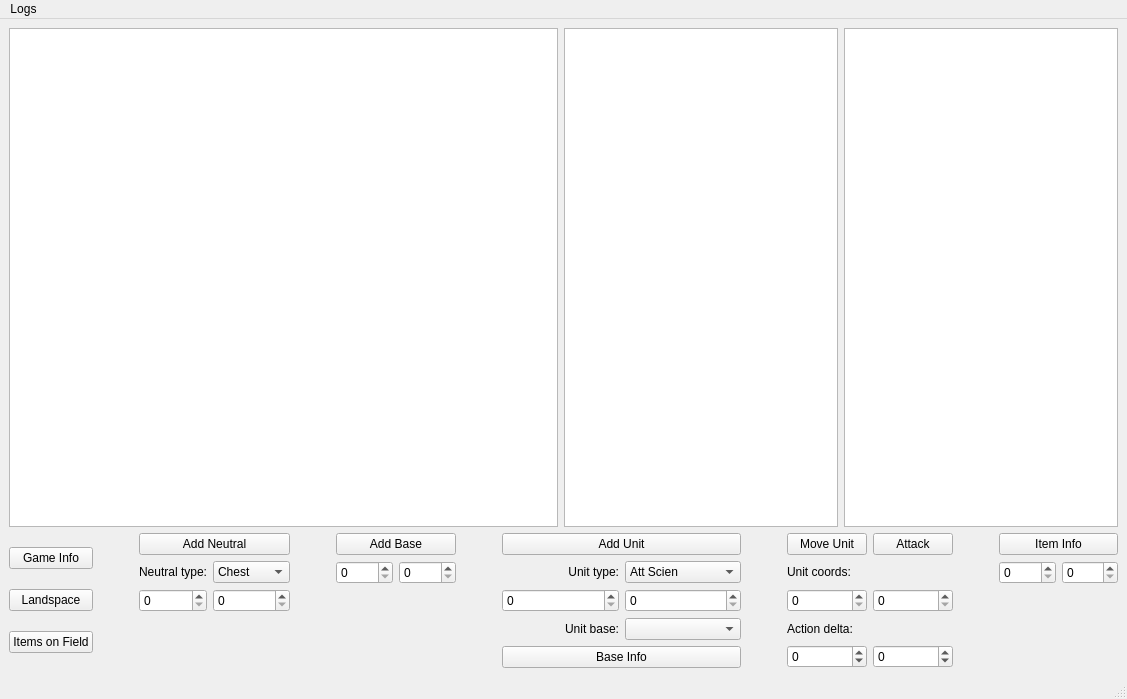
<?xml version="1.0" encoding="UTF-8"?>
<ui version="4.0">
 <class>MainWindow</class>
 <widget class="QMainWindow" name="MainWindow">
  <property name="geometry">
   <rect>
    <x>0</x>
    <y>0</y>
    <width>1127</width>
    <height>699</height>
   </rect>
  </property>
  <property name="windowTitle">
   <string>MainWindow</string>
  </property>
  <widget class="QWidget" name="centralwidget">
   <layout class="QVBoxLayout" name="verticalLayout_2" stretch="3,0">
    <item>
     <layout class="QVBoxLayout" name="verticalLayout">
      <item>
       <layout class="QHBoxLayout" name="horizontalLayout" stretch="2,1,1">
        <item>
         <widget class="QTextEdit" name="textField">
          <property name="styleSheet">
           <string notr="true">font: 9pt &quot;Consolas&quot;;</string>
          </property>
          <property name="readOnly">
           <bool>true</bool>
          </property>
         </widget>
        </item>
        <item>
         <widget class="QTextEdit" name="textOutput">
          <property name="styleSheet">
           <string notr="true">font: 9pt &quot;Consolas&quot;;</string>
          </property>
          <property name="horizontalScrollBarPolicy">
           <enum>Qt::ScrollBarAsNeeded</enum>
          </property>
          <property name="textInteractionFlags">
           <set>Qt::TextSelectableByKeyboard|Qt::TextSelectableByMouse</set>
          </property>
          <property name="placeholderText">
           <string notr="true"/>
          </property>
         </widget>
        </item>
        <item>
         <widget class="QTextEdit" name="debugOutput">
          <property name="readOnly">
           <bool>true</bool>
          </property>
         </widget>
        </item>
       </layout>
      </item>
     </layout>
    </item>
    <item>
     <layout class="QHBoxLayout" name="horizontalLayout_2" stretch="1,1,2,1,2,1,4,1,2,1,2">
      <item>
       <layout class="QGridLayout" name="InfoLayout">
        <item row="0" column="0">
         <widget class="QPushButton" name="pushGameInfo">
          <property name="text">
           <string>Game Info</string>
          </property>
         </widget>
        </item>
        <item row="2" column="0">
         <widget class="QPushButton" name="pushItems">
          <property name="text">
           <string>Items on Field</string>
          </property>
         </widget>
        </item>
        <item row="1" column="0">
         <widget class="QPushButton" name="pushLandspace">
          <property name="text">
           <string>Landspace</string>
          </property>
         </widget>
        </item>
       </layout>
      </item>
      <item>
       <spacer name="horizontalSpacer_3">
        <property name="orientation">
         <enum>Qt::Horizontal</enum>
        </property>
        <property name="sizeType">
         <enum>QSizePolicy::Fixed</enum>
        </property>
        <property name="sizeHint" stdset="0">
         <size>
          <width>40</width>
          <height>20</height>
         </size>
        </property>
       </spacer>
      </item>
      <item>
       <layout class="QGridLayout" name="gridLayout_2">
        <item row="1" column="1">
         <widget class="QComboBox" name="comboNeutral">
          <item>
           <property name="text">
            <string>Chest</string>
           </property>
          </item>
          <item>
           <property name="text">
            <string>Keygen</string>
           </property>
          </item>
          <item>
           <property name="text">
            <string>Antivirus</string>
           </property>
          </item>
          <item>
           <property name="text">
            <string>Data</string>
           </property>
          </item>
         </widget>
        </item>
        <item row="2" column="1">
         <widget class="QSpinBox" name="setNeutralY"/>
        </item>
        <item row="0" column="0" colspan="2">
         <widget class="QPushButton" name="pushAddNeutral">
          <property name="text">
           <string>Add Neutral</string>
          </property>
         </widget>
        </item>
        <item row="2" column="0">
         <widget class="QSpinBox" name="setNeutralX"/>
        </item>
        <item row="1" column="0">
         <widget class="QLabel" name="label_2">
          <property name="text">
           <string>Neutral type:</string>
          </property>
          <property name="alignment">
           <set>Qt::AlignRight|Qt::AlignTrailing|Qt::AlignVCenter</set>
          </property>
         </widget>
        </item>
        <item row="3" column="1">
         <widget class="QLabel" name="label_4">
          <property name="text">
           <string/>
          </property>
         </widget>
        </item>
       </layout>
      </item>
      <item>
       <spacer name="horizontalSpacer_4">
        <property name="orientation">
         <enum>Qt::Horizontal</enum>
        </property>
        <property name="sizeType">
         <enum>QSizePolicy::Fixed</enum>
        </property>
        <property name="sizeHint" stdset="0">
         <size>
          <width>40</width>
          <height>20</height>
         </size>
        </property>
       </spacer>
      </item>
      <item>
       <layout class="QGridLayout" name="baseLayout">
        <item row="1" column="0">
         <widget class="QSpinBox" name="setBaseX"/>
        </item>
        <item row="0" column="0" colspan="2">
         <widget class="QPushButton" name="pushAddBase">
          <property name="text">
           <string>Add Base</string>
          </property>
         </widget>
        </item>
        <item row="1" column="1">
         <widget class="QSpinBox" name="setBaseY"/>
        </item>
        <item row="2" column="0">
         <widget class="QLabel" name="label_7">
          <property name="text">
           <string/>
          </property>
         </widget>
        </item>
       </layout>
      </item>
      <item>
       <spacer name="horizontalSpacer_5">
        <property name="orientation">
         <enum>Qt::Horizontal</enum>
        </property>
        <property name="sizeType">
         <enum>QSizePolicy::Fixed</enum>
        </property>
        <property name="sizeHint" stdset="0">
         <size>
          <width>40</width>
          <height>20</height>
         </size>
        </property>
       </spacer>
      </item>
      <item>
       <layout class="QGridLayout" name="unitLayout">
        <item row="1" column="0" colspan="2">
         <widget class="QPushButton" name="pushAddUnit">
          <property name="text">
           <string>Add Unit</string>
          </property>
         </widget>
        </item>
        <item row="4" column="0">
         <widget class="QLabel" name="label">
          <property name="text">
           <string>Unit base:</string>
          </property>
          <property name="alignment">
           <set>Qt::AlignRight|Qt::AlignTrailing|Qt::AlignVCenter</set>
          </property>
         </widget>
        </item>
        <item row="2" column="0">
         <widget class="QLabel" name="label_3">
          <property name="text">
           <string>Unit type:</string>
          </property>
          <property name="alignment">
           <set>Qt::AlignRight|Qt::AlignTrailing|Qt::AlignVCenter</set>
          </property>
         </widget>
        </item>
        <item row="3" column="1">
         <widget class="QSpinBox" name="setUnitY"/>
        </item>
        <item row="3" column="0">
         <widget class="QSpinBox" name="setUnitX"/>
        </item>
        <item row="4" column="1">
         <widget class="QComboBox" name="comboBases"/>
        </item>
        <item row="2" column="1">
         <widget class="QComboBox" name="comboBox">
          <item>
           <property name="text">
            <string comment="0">Att Scien</string>
           </property>
          </item>
          <item>
           <property name="text">
            <string comment="1">Att Bers</string>
           </property>
          </item>
          <item>
           <property name="text">
            <string comment="2">Sup Scien</string>
           </property>
          </item>
          <item>
           <property name="text">
            <string comment="3">Sup Bers</string>
           </property>
          </item>
          <item>
           <property name="text">
            <string comment="4">Sim Scien</string>
           </property>
          </item>
          <item>
           <property name="text">
            <string comment="5">Sim Bers</string>
           </property>
          </item>
         </widget>
        </item>
        <item row="5" column="0" colspan="2">
         <widget class="QPushButton" name="pushBaseInfo">
          <property name="text">
           <string>Base Info</string>
          </property>
         </widget>
        </item>
       </layout>
      </item>
      <item>
       <spacer name="horizontalSpacer_6">
        <property name="orientation">
         <enum>Qt::Horizontal</enum>
        </property>
        <property name="sizeType">
         <enum>QSizePolicy::Fixed</enum>
        </property>
        <property name="sizeHint" stdset="0">
         <size>
          <width>40</width>
          <height>20</height>
         </size>
        </property>
       </spacer>
      </item>
      <item>
       <layout class="QGridLayout" name="gridLayout_3">
        <item row="6" column="0">
         <widget class="QSpinBox" name="setDeltaX">
          <property name="minimum">
           <number>-99</number>
          </property>
         </widget>
        </item>
        <item row="2" column="0">
         <widget class="QPushButton" name="pushMoveUnit">
          <property name="text">
           <string>Move Unit</string>
          </property>
         </widget>
        </item>
        <item row="3" column="0" colspan="2">
         <widget class="QLabel" name="label_5">
          <property name="text">
           <string>Unit coords:</string>
          </property>
         </widget>
        </item>
        <item row="4" column="1">
         <widget class="QSpinBox" name="setActY"/>
        </item>
        <item row="2" column="1">
         <widget class="QPushButton" name="pushAttack">
          <property name="text">
           <string>Attack</string>
          </property>
         </widget>
        </item>
        <item row="4" column="0">
         <widget class="QSpinBox" name="setActX"/>
        </item>
        <item row="6" column="1">
         <widget class="QSpinBox" name="setDeltaY">
          <property name="minimum">
           <number>-99</number>
          </property>
         </widget>
        </item>
        <item row="5" column="0" colspan="2">
         <widget class="QLabel" name="label_6">
          <property name="text">
           <string>Action delta:</string>
          </property>
         </widget>
        </item>
       </layout>
      </item>
      <item>
       <spacer name="horizontalSpacer">
        <property name="orientation">
         <enum>Qt::Horizontal</enum>
        </property>
        <property name="sizeType">
         <enum>QSizePolicy::Fixed</enum>
        </property>
        <property name="sizeHint" stdset="0">
         <size>
          <width>40</width>
          <height>20</height>
         </size>
        </property>
       </spacer>
      </item>
      <item>
       <layout class="QGridLayout" name="gridLayout">
        <item row="1" column="1">
         <widget class="QSpinBox" name="setItemY"/>
        </item>
        <item row="0" column="0" colspan="2">
         <widget class="QPushButton" name="pushItemInfo">
          <property name="text">
           <string>Item Info</string>
          </property>
         </widget>
        </item>
        <item row="1" column="0">
         <widget class="QSpinBox" name="setItemX"/>
        </item>
        <item row="2" column="0">
         <widget class="QLabel" name="label_8">
          <property name="text">
           <string/>
          </property>
         </widget>
        </item>
       </layout>
      </item>
     </layout>
    </item>
   </layout>
  </widget>
  <widget class="QMenuBar" name="menubar">
   <property name="geometry">
    <rect>
     <x>0</x>
     <y>0</y>
     <width>1127</width>
     <height>25</height>
    </rect>
   </property>
   <widget class="QMenu" name="menuLogs">
    <property name="title">
     <string>Logs</string>
    </property>
    <addaction name="actionSet_to_file"/>
    <addaction name="actionSet_to_terminal"/>
    <addaction name="actionSet_disabled"/>
    <addaction name="actionSet_short"/>
    <addaction name="actionSet_full"/>
   </widget>
   <addaction name="menuLogs"/>
  </widget>
  <widget class="QStatusBar" name="statusbar"/>
  <action name="actionSet_to_file">
   <property name="text">
    <string>Set to file</string>
   </property>
  </action>
  <action name="actionSet_to_terminal">
   <property name="text">
    <string>Set to terminal</string>
   </property>
  </action>
  <action name="actionSet_disabled">
   <property name="text">
    <string>Set disabled</string>
   </property>
  </action>
  <action name="actionSet_short">
   <property name="text">
    <string>Set short</string>
   </property>
  </action>
  <action name="actionSet_full">
   <property name="text">
    <string>Set full</string>
   </property>
  </action>
 </widget>
 <resources/>
 <connections/>
</ui>
